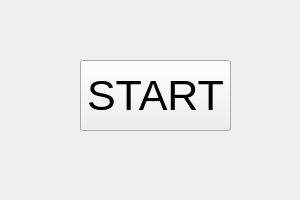
<?xml version="1.0" encoding="UTF-8"?>
<ui version="4.0">
 <class>Form</class>
 <widget class="QWidget" name="Form">
  <property name="geometry">
   <rect>
    <x>0</x>
    <y>0</y>
    <width>300</width>
    <height>200</height>
   </rect>
  </property>
  <property name="windowTitle">
   <string>Тест интерфейса</string>
  </property>
  <property name="windowIcon">
   <iconset>
    <normaloff>Python/ProjectPyCharm/images/icon.ico</normaloff>Python/ProjectPyCharm/images/icon.ico</iconset>
  </property>
  <widget class="QPushButton" name="pushButton">
   <property name="geometry">
    <rect>
     <x>80</x>
     <y>60</y>
     <width>151</width>
     <height>71</height>
    </rect>
   </property>
   <property name="font">
    <font>
     <pointsize>32</pointsize>
    </font>
   </property>
   <property name="text">
    <string>START</string>
   </property>
  </widget>
 </widget>
 <resources/>
 <connections/>
</ui>
